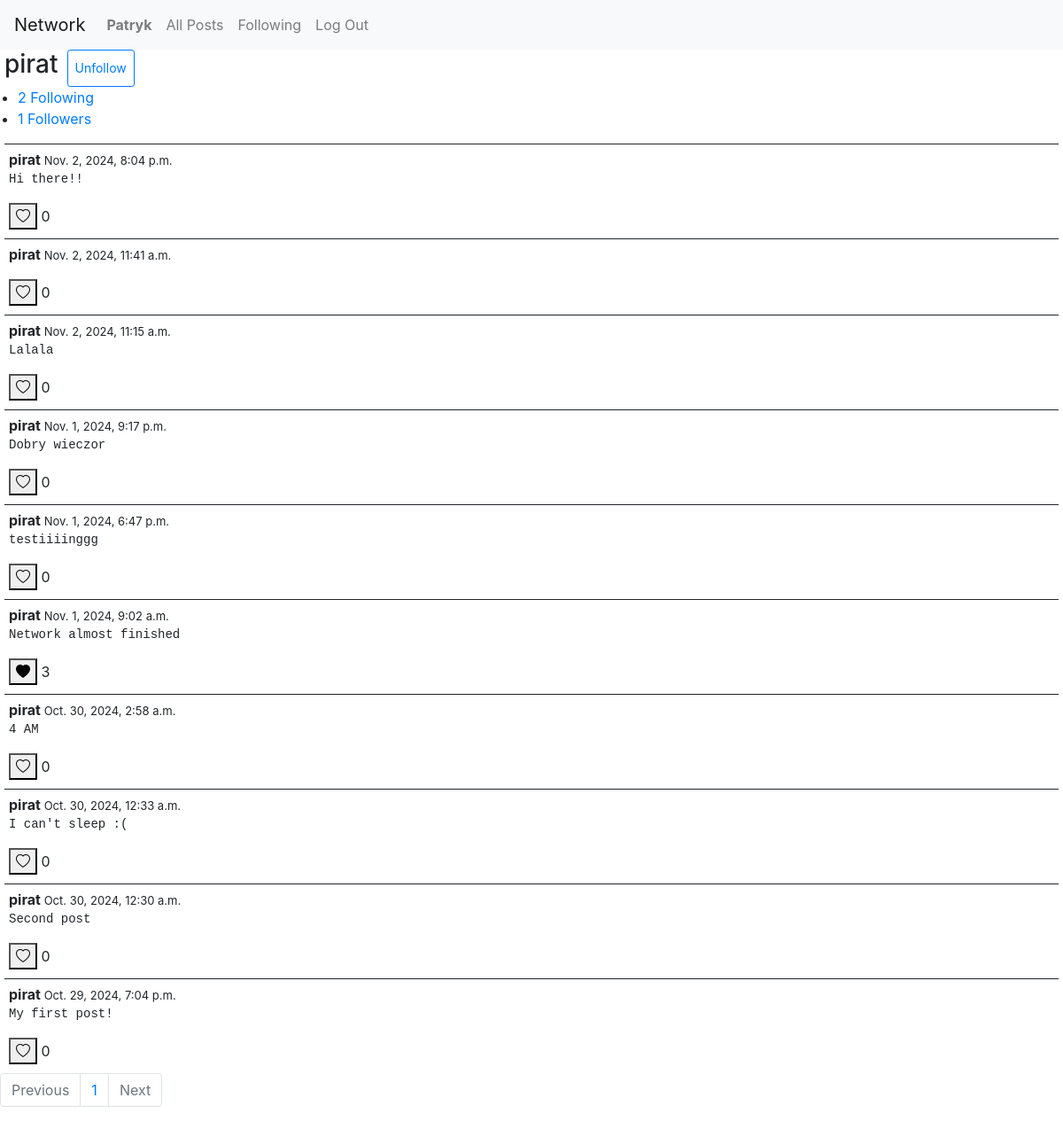
The app's page /user/2/ (signed in) with its own data.
### network/models.py (models this page shows, shortened)
class User(AbstractUser):
    following = models.ManyToManyField("self", symmetrical=False, related_name="followers")

class Post(models.Model):
    user = models.ForeignKey(User, on_delete=models.CASCADE, related_name="posts")
    body = models.TextField(blank=True)
    timestamp = models.DateTimeField(auto_now_add=True)
    likes = models.ManyToManyField(User, blank=True, related_name="liked_posts")

### network/views.py (the view)
# urls.py: path("user/<int:id>/", views.user_profile, name="user_profile"),
def user_profile(request, id):
    owner = User.objects.get(pk=id)
    posts = Post.objects.filter(user=owner).order_by("-timestamp")
    paginator, page = paginate_queryset(request, posts)
    if request.user.is_authenticated:
        is_following = request.user.following.filter(pk=owner.id).exists()
        return render(request, "network/profile.html",{
            "paginator": paginator,
            "owner": owner,
            "page_data": page,
            "is_following": is_following
            })
    else:
        return render(request, "network/profile.html",{
            "paginator": paginator,
            "owner": owner,
            "page_data": page
            })

### network/utils.py (called while the page is built)
def paginate_queryset(request, queryset, per_page=10):
    paginator = Paginator(queryset, per_page)
    page_number = request.GET.get("page")
    page = paginator.get_page(page_number)
    return paginator, page

### network/templates/network/profile.html (shortened to what this page needs)
{% extends "network/layout.html" %}
{% load static %}
{% block body %}
<div class="profile">
    <div class=profile-info>
        <h3 class="username"> {{owner}} </h3>
        {% if user.is_authenticated and user.id != owner.id%}
            <button class="btn btn-outline-primary btn-sm" id="follow" data-user-id={{owner.id}}>
                {% if is_following %} Unfollow {% else %} Follow {% endif %}
            </button>
        {% elif not user.is_authenticated %}
            <button disabled data-tooltip="You must be logged in"> Follow </button>
        {% endif %}
    </div>
    <ul class="follow-info">
        <li><a href="{% url 'following' owner.id %}"> {{owner.following.count}} Following </a></li>
        <li><a id="followers" href="{% url 'followers' owner.id %}">{{owner.followers.count}} Followers </a> </li>
    </ul>
</div>
<div class="feed">
    {% for post in page_data%}
    <div class="post" data-post-id="{{ post.id }}">
        <div>
            <b> {{owner}} </b>
            <span class="timestamp"> {{post.timestamp}} </span>
        </div>
        <pre class="post-body" >{{post.body}}</pre>
        {% if user.is_authenticated %}
            {% if user in post.likes.all %}
                <button class="like-btn" data-post-id="{{ post.id }}"><i class="bi bi-heart-fill"></i></button>
            {% else %}
                <button class="like-btn" data-post-id="{{ post.id }}"><i class="bi bi-heart"></i></button>
            {% endif %}
        {% else %}
            <button id="like-btn-disabled" class="like-btn" disabled data-tooltip="You must be logged in"><i class="bi bi-heart-fill"></i></button>
        {% endif %}
    <span class="like-count" data-post-id="{{ post.id }}">{{ post.likes.count }}</span>
    </div>
    {% endfor %}
</div>
<ul class="pagination">
    {% if page_data.has_previous %}
        <a class="page-link" href="/user/{{owner.id}}/?page={{page_data.previous_page_number}}">Previous</a>
    {% else %}
    <li class="page-item disabled">
        <a class="page-link" tabindex="-1">Previous</a>
    </li>
    {% endif %}
    {% for page in paginator.page_range %}
        <li class="page-item"><a class="page-link" href="/user/{{owner.id}}/?page={{page}}">{{page}}</a></li>
    {% endfor %}
    {% if page_data.has_next %}
        <a class="page-link" id="next-page" href="/user/{{owner.id}}/?page={{page_data.next_page_number}}">Next</a>
    {% else %}
        <li class="page-item disabled">
            <a class="page-link" >Next</a>
        </li>
    {% endif %}
</ul>
{% endblock %}

### network/templates/network/layout.html (shortened to what this page needs)
{% load static %}
<!DOCTYPE html>
<html lang="en">
    <head>
        <link rel="stylesheet" href="https://stackpath.bootstrapcdn.com/bootstrap/4.4.1/css/bootstrap.min.css">
        <link href="{% static 'network/styles.css' %}?v={% now 'U' %}" rel="stylesheet">
        <link rel="stylesheet" href="https://cdn.jsdelivr.net/npm/bootstrap-icons@1.11.3/font/bootstrap-icons.min.css">
    </head>
    <body>
        <nav class="navbar navbar-expand-lg navbar-light bg-light">
            <a class="navbar-brand" href="{% url 'index' %}">Network</a>
            <div>
              <ul class="navbar-nav mr-auto">
                {% if user.is_authenticated %}
                    <li class="nav-item">
                        <a class="nav-link" href="{% url 'user_profile' user.id %}"><strong>{{ user.username }}</strong></a>
                    </li>
                {% endif %}
                <li class="nav-item">
                  <a class="nav-link" href="{% url 'index' %}">All Posts</a>
                </li>
                {% if user.is_authenticated %}
                    <li class="nav-item">
                        <a href="{% url 'following' user.id %}" class="nav-link">Following</a>
                    </li>
                    <li class="nav-item">
                        <a class="nav-link" href="{% url 'logout' %}">Log Out</a>
                    </li>
                {% endif %}
              </ul>
            </div>
          </nav>
        <div class="body">
            {% block body %}
            {% endblock %}
        </div>
    </body>
</html>

### network/static/network/styles.css (style rules this page uses)
.post { border-top: 1px solid; padding: 5px; margin: 5px }
.profile { margin-left: 5px; }
.profile-info { display: flex; }
#follow { margin-left: 10px; }
.follow-info { margin-left: -25px }
.timestamp { font-size: small; }

### records on screen
User: username "Patryk"
User: username "pirat", following.count "2", followers.count "1"
Post: timestamp "Nov. 2, 2024, 8:04 p.m.", body "Hi there!!", likes.count "0"
Post: timestamp "Nov. 2, 2024, 11:41 a.m.", likes.count "0"
Post: timestamp "Nov. 2, 2024, 11:15 a.m.", body "Lalala", likes.count "0"
Post: timestamp "Nov. 1, 2024, 9:17 p.m.", body "Dobry wieczor", likes.count "0"
Post: timestamp "Nov. 1, 2024, 6:47 p.m.", body "testiiiinggg", likes.count "0"
Post: timestamp "Nov. 1, 2024, 9:02 a.m.", body "Network almost finished", likes.count "3"
Post: timestamp "Oct. 30, 2024, 2:58 a.m.", body "4 AM", likes.count "0"
Post: timestamp "Oct. 30, 2024, 12:33 a.m.", body "I can't sleep :(", likes.count "0"
Post: timestamp "Oct. 30, 2024, 12:30 a.m.", body "Second post", likes.count "0"
Post: timestamp "Oct. 29, 2024, 7:04 p.m.", body "My first post!", likes.count "0"

### other values on screen
{{ page }} "1"
